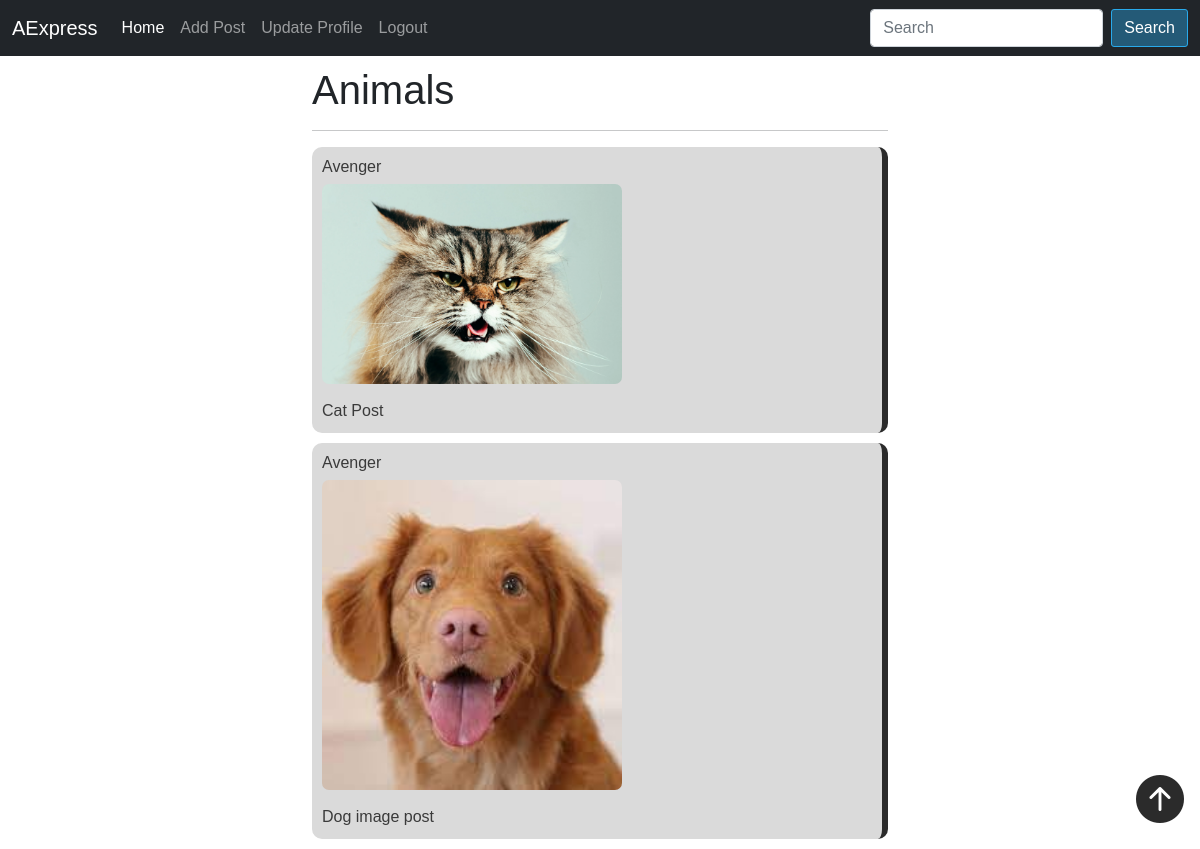
The page /category/Animals (signed in) on the database its author committed.
### mainapp/models.py (models this page shows, shortened)
class Post(models.Model):
    image = models.ImageField(null = True, blank = True,upload_to = "images/", verbose_name='Image')
    category = models.CharField(max_length=100)
    author = models.ForeignKey(User, on_delete=models.CASCADE, null=True, blank=True)
    content = models.TextField(null=True, blank=True, verbose_name='Description')
    likes = models.ManyToManyField(User, related_name = 'blog_posts')
    class Meta:
        verbose_name_plural = 'Posts'
        verbose_name = 'Post'
        ordering = ['-id']

### mainapp/views.py (the view)
# urls.py: path('category/<str:cats>', CategoryView, name = 'category'),
def CategoryView(request, cats):
    category_posts = Post.objects.filter(category = cats)
    return render(request, 'mainapp/categories.html', {'category_posts' : category_posts, 'cats' : cats})

### mainapp/templates/mainapp/categories.html (shortened to what this page needs)
{% extends 'mainapp/base.html' %}
{% block content %}
  {% if category_posts %}
    <h1> {{cats}} </h1><hr>
      {% for post in category_posts %}
      <a class="text-decoration-none"  href="{% url 'detailview' post.pk %}">
        <div class="content">
          <h6>{{post.author.username}}</h6>
          {% if post.image %}
            <img class="index-img" src="{{post.image.url}}">
          {% endif %}
          <p class="post-text">{{post.content}}</p>
      </div>
    </a>
    {% endfor %}
  {% else %}
    <h3>There arn't posts in this category</h3>
  {% endif %}
{% endblock %}

### mainapp/static/main/css/main.css (style rules this page uses)
body { font-family: Arial, Helvetica, sans-serif; }
h1 { margin-bottom: 0px; padding-top: 10px; }
.content { display: block; position: relative; padding: 10px; border-radius: 10px; color: rgb(58, 58, 58); background: rgb(218, 218, 218); margin-bottom: 10px; border-right: 6px solid rgb(43, 43, 43); }
.index-img { width: 400px; border-radius: 7px; }
@media (max-width: 1200px) { .index-img { width: 300px; border-radius: 7px; } }
.post-text { margin: 0px; margin: 15px 0px 0px 0px; }

### rows shown on the page
Post: author.username "Avenger", image (picture), content "Cat Post"
Post: author.username "Avenger", image (picture), content "Dog image post"

### other values the page prints
{{ cats }} "Animals"
